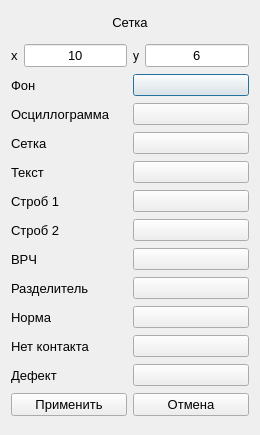
<?xml version="1.0" encoding="UTF-8"?>
<ui version="4.0">
 <class>propertiesDialog</class>
 <widget class="QDialog" name="propertiesDialog">
  <property name="geometry">
   <rect>
    <x>0</x>
    <y>0</y>
    <width>260</width>
    <height>435</height>
   </rect>
  </property>
  <property name="sizePolicy">
   <sizepolicy hsizetype="Preferred" vsizetype="Minimum">
    <horstretch>0</horstretch>
    <verstretch>0</verstretch>
   </sizepolicy>
  </property>
  <property name="windowTitle">
   <string>Цветовая схема</string>
  </property>
  <layout class="QVBoxLayout" name="verticalLayout">
   <property name="topMargin">
    <number>7</number>
   </property>
   <item>
    <widget class="QLabel" name="label_cell">
     <property name="maximumSize">
      <size>
       <width>16777215</width>
       <height>29</height>
      </size>
     </property>
     <property name="font">
      <font>
       <pointsize>10</pointsize>
      </font>
     </property>
     <property name="text">
      <string>Сетка</string>
     </property>
     <property name="alignment">
      <set>Qt::AlignCenter</set>
     </property>
    </widget>
   </item>
   <item>
    <layout class="QHBoxLayout" name="Layout_cell">
     <item>
      <widget class="QLabel" name="label_cell_x">
       <property name="font">
        <font>
         <pointsize>10</pointsize>
        </font>
       </property>
       <property name="text">
        <string>x</string>
       </property>
       <property name="alignment">
        <set>Qt::AlignLeading|Qt::AlignLeft|Qt::AlignVCenter</set>
       </property>
      </widget>
     </item>
     <item>
      <widget class="QLineEdit" name="lineCellColumn">
       <property name="font">
        <font>
         <pointsize>10</pointsize>
        </font>
       </property>
       <property name="text">
        <string>10</string>
       </property>
       <property name="alignment">
        <set>Qt::AlignCenter</set>
       </property>
      </widget>
     </item>
     <item>
      <widget class="QLabel" name="label_cell_y">
       <property name="text">
        <string>y</string>
       </property>
      </widget>
     </item>
     <item>
      <widget class="QLineEdit" name="lineCellRow">
       <property name="font">
        <font>
         <pointsize>10</pointsize>
        </font>
       </property>
       <property name="text">
        <string>6</string>
       </property>
       <property name="alignment">
        <set>Qt::AlignCenter</set>
       </property>
      </widget>
     </item>
    </layout>
   </item>
   <item>
    <layout class="QHBoxLayout" name="Layout_col_background">
     <item>
      <widget class="QLabel" name="lab_col_background">
       <property name="font">
        <font>
         <pointsize>10</pointsize>
        </font>
       </property>
       <property name="text">
        <string>Фон</string>
       </property>
       <property name="alignment">
        <set>Qt::AlignLeading|Qt::AlignLeft|Qt::AlignVCenter</set>
       </property>
      </widget>
     </item>
     <item>
      <widget class="QPushButtonColored" name="Button_col_background"/>
     </item>
    </layout>
   </item>
   <item>
    <layout class="QHBoxLayout" name="Layout_col_ocs">
     <item>
      <widget class="QLabel" name="label_col_os">
       <property name="font">
        <font>
         <pointsize>10</pointsize>
        </font>
       </property>
       <property name="text">
        <string>Осциллограмма</string>
       </property>
      </widget>
     </item>
     <item>
      <widget class="QPushButtonColored" name="Button_col_osc"/>
     </item>
    </layout>
   </item>
   <item>
    <layout class="QHBoxLayout" name="Layout_col_cell">
     <item>
      <widget class="QLabel" name="label_col_cell">
       <property name="font">
        <font>
         <pointsize>10</pointsize>
        </font>
       </property>
       <property name="text">
        <string>Сетка</string>
       </property>
      </widget>
     </item>
     <item>
      <widget class="QPushButtonColored" name="Button_col_cell"/>
     </item>
    </layout>
   </item>
   <item>
    <layout class="QHBoxLayout" name="Layout_col_text">
     <item>
      <widget class="QLabel" name="label_col_text">
       <property name="font">
        <font>
         <pointsize>10</pointsize>
        </font>
       </property>
       <property name="text">
        <string>Текст</string>
       </property>
      </widget>
     </item>
     <item>
      <widget class="QPushButtonColored" name="Button_col_text"/>
     </item>
    </layout>
   </item>
   <item>
    <layout class="QHBoxLayout" name="Layout_col_strob">
     <item>
      <widget class="QLabel" name="label_col_strob">
       <property name="font">
        <font>
         <pointsize>10</pointsize>
        </font>
       </property>
       <property name="text">
        <string>Строб 1</string>
       </property>
      </widget>
     </item>
     <item>
      <widget class="QPushButtonColored" name="Button_col_strob"/>
     </item>
    </layout>
   </item>
   <item>
    <layout class="QHBoxLayout" name="Layout_col_strob2">
     <item>
      <widget class="QLabel" name="label_col_strob2">
       <property name="font">
        <font>
         <pointsize>10</pointsize>
        </font>
       </property>
       <property name="text">
        <string>Строб 2</string>
       </property>
      </widget>
     </item>
     <item>
      <widget class="QPushButtonColored" name="Button_col_strob2"/>
     </item>
    </layout>
   </item>
   <item>
    <layout class="QHBoxLayout" name="Layout_col_vrch">
     <item>
      <widget class="QLabel" name="label_col_vrch">
       <property name="font">
        <font>
         <pointsize>10</pointsize>
        </font>
       </property>
       <property name="text">
        <string>ВРЧ</string>
       </property>
      </widget>
     </item>
     <item>
      <widget class="QPushButtonColored" name="Button_col_vrch"/>
     </item>
    </layout>
   </item>
   <item>
    <layout class="QHBoxLayout" name="Layout_col_sepLine">
     <item>
      <widget class="QLabel" name="label_col_sepLine">
       <property name="font">
        <font>
         <pointsize>10</pointsize>
        </font>
       </property>
       <property name="text">
        <string>Разделитель</string>
       </property>
      </widget>
     </item>
     <item>
      <widget class="QPushButtonColored" name="Button_col_sepLine"/>
     </item>
    </layout>
   </item>
   <item>
    <layout class="QHBoxLayout" name="Layout_col_baseDef">
     <item>
      <widget class="QLabel" name="label_col_baseDef">
       <property name="font">
        <font>
         <pointsize>10</pointsize>
        </font>
       </property>
       <property name="text">
        <string>Норма</string>
       </property>
      </widget>
     </item>
     <item>
      <widget class="QPushButtonColored" name="Button_col_baseDef"/>
     </item>
    </layout>
   </item>
   <item>
    <layout class="QHBoxLayout" name="Layout_col_noContact">
     <item>
      <widget class="QLabel" name="label_col_noContact">
       <property name="font">
        <font>
         <pointsize>10</pointsize>
        </font>
       </property>
       <property name="text">
        <string>Нет контакта</string>
       </property>
      </widget>
     </item>
     <item>
      <widget class="QPushButtonColored" name="Button_col_noContact"/>
     </item>
    </layout>
   </item>
   <item>
    <layout class="QHBoxLayout" name="Layout_col_defect">
     <item>
      <widget class="QLabel" name="label_col_defect">
       <property name="font">
        <font>
         <pointsize>10</pointsize>
        </font>
       </property>
       <property name="text">
        <string>Дефект</string>
       </property>
      </widget>
     </item>
     <item>
      <widget class="QPushButtonColored" name="Button_col_defect"/>
     </item>
    </layout>
   </item>
   <item>
    <layout class="QHBoxLayout" name="Layout_buttons">
     <item>
      <widget class="QPushButton" name="okButton">
       <property name="font">
        <font>
         <pointsize>10</pointsize>
        </font>
       </property>
       <property name="text">
        <string>Применить</string>
       </property>
      </widget>
     </item>
     <item>
      <widget class="QPushButton" name="cancelButton">
       <property name="font">
        <font>
         <pointsize>10</pointsize>
        </font>
       </property>
       <property name="text">
        <string>Отмена</string>
       </property>
      </widget>
     </item>
    </layout>
   </item>
  </layout>
 </widget>
 <customwidgets>
  <customwidget>
   <class>QPushButtonColored</class>
   <extends>QPushButton</extends>
   <header location="global">QPushButtonColored.h</header>
  </customwidget>
 </customwidgets>
 <resources/>
 <connections/>
</ui>
